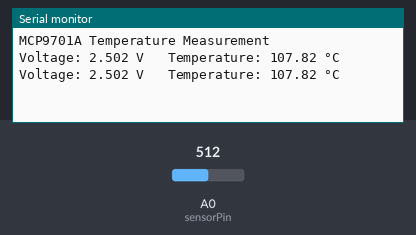
A sketch run on a simulated Arduino Uno, built with avr-gcc and run on an emulated ATmega328P. Parts: the last lines printed to the serial monitor. The test bench sets the inputs (shaded band); at power-on: A0 (sensorPin) = 512.

Above: at 1.8 s.
1.9 s: A0 (sensorPin) set to 716
At 2.8 s:
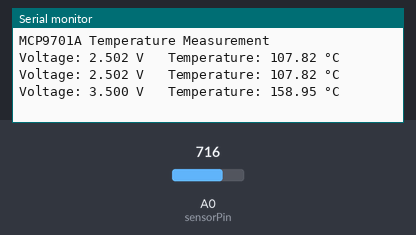
3.4 s: A0 (sensorPin) set to 900
At 4.4 s:
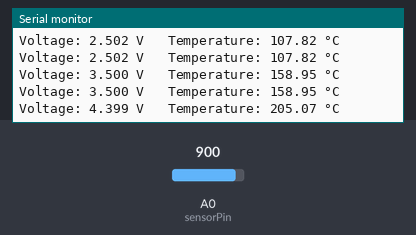
Timing chart, 0 to 6.4 s (numbered marks = the images above; inputs shaded):
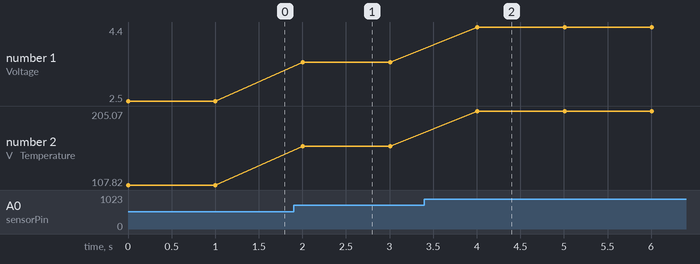

The sketch:

sketch_jul6a4.ino
```cpp
// MCP9701A Temperature Measurement

const int sensorPin = A0;   // Аналоговият пин, към който е свързан сензорът

void setup() {
  Serial.begin(115200);
  Serial.println("MCP9701A Temperature Measurement");
}

void loop() {
  // Прочитане на аналоговата стойност
  int sensorValue = analogRead(sensorPin);

  // Преобразуване в напрежение (за Arduino Uno - 5V)
  float voltage = sensorValue * (5.0 / 1023.0);

  // Изчисляване на температурата
  // MCP9701A: 400 mV при 0°C и 19.5 mV/°C
  float temperature = (voltage - 0.4) / 0.0195;

  Serial.print("Voltage: ");
  Serial.print(voltage, 3);
  Serial.print(" V");

  Serial.print("   Temperature: ");
  Serial.print(temperature, 2);
  Serial.println(" °C");

  delay(1000);
}
```

Measured:
- after the input at 1.9 s, the serial monitor: prints a new line after 0.10 s (image 1)
- after the input at 3.4 s, the serial monitor: prints a new line after 0.61 s (image 2)
- plotted number 1: 2.5 → 3.5 after the input at 1.9 s, 3.5 → 4.4 after the input at 3.4 s
- plotted number 2: 107.82 → 158.95 after the input at 1.9 s, 158.95 → 205.07 after the input at 3.4 s
